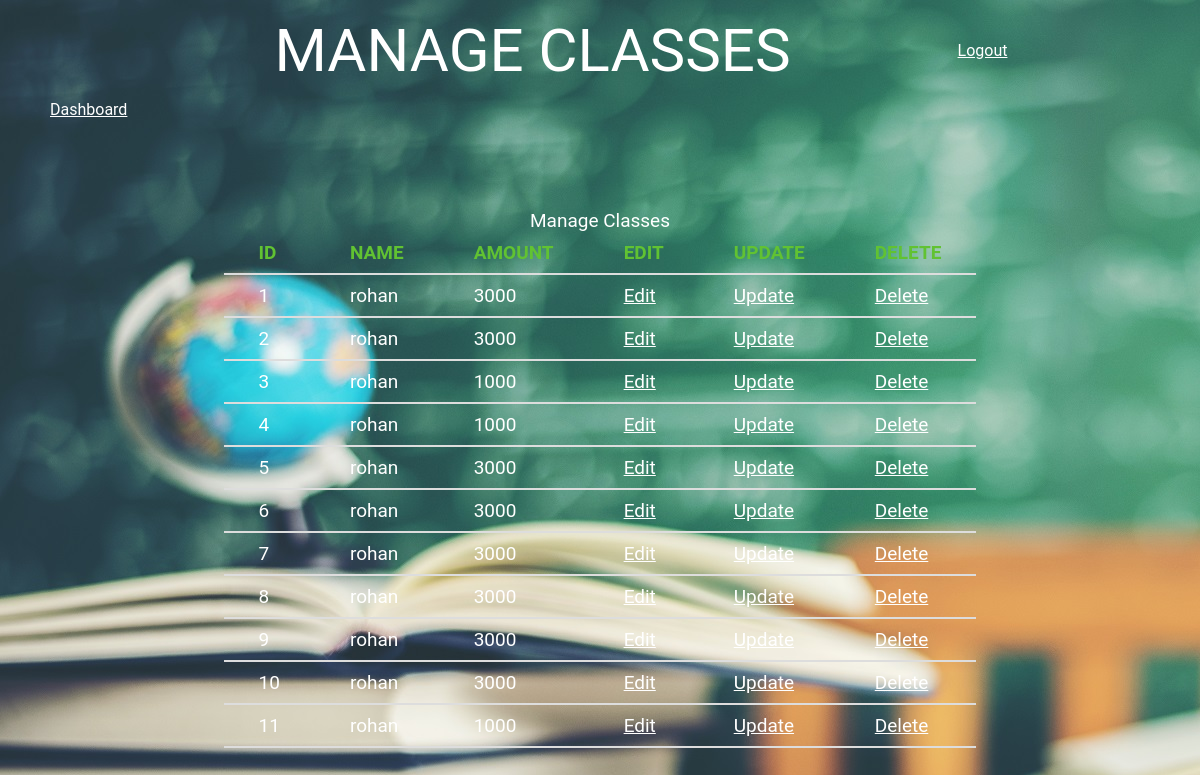
Page /manage_fees.php on the committed database.
### tables this page shows
CREATE TABLE `fees` (
  `id` int(10) NOT NULL,
  `name` varchar(10) NOT NULL,
  `class` varchar(10) NOT NULL,
  `rno` varchar(10) NOT NULL,
  `amount` int(10) NOT NULL,
  `p_amount` int(11) NOT NULL,
  `total` int(10) NOT NULL
);

### manage_fees.php (the view, shortened to what this page needs)
<!DOCTYPE html>
<html>
<head>
     <link rel="stylesheet" href="./style/home.css">
     <link rel="stylesheet" type='text/css' href="./style/manage.css">
</head>
<body>
 <div class="title">
        <a href="dashboard.php"><img src="./images/logo1.png" alt="" class="logo"></a>
        <span class="heading">MANAGE CLASSES</span>
        <a href="logout.php" style="color: white"><span class="fa fa-sign-out fa-2x">Logout</span></a>
    </div>
    <div class="fun">
    <a href="dashboard.php" style="color:white"><span>Dashboard</span></a>
</div>
    <div class="main">
        <?php
            include('connection.php');
            $sql = "SELECT * FROM fees";
            $result = mysqli_query($conn, $sql);
            if (mysqli_num_rows($result) > 0) {
              ?>
              <table>
              <caption>Manage Classes</caption>
                <tr>
                <th>ID</th>
                <th>NAME</th>
                <th>AMOUNT</th>
                <th>EDIT</th>
                <th>UPDATE</th>
                <th>DELETE</th>
                </tr>
                <?php
                while($row = mysqli_fetch_array($result))
                  {
?>
                  <tr>
                  <td> <?php echo $row['id'];?></td>
                  <td> <?php echo $row['name'];?> </td>
                  <td>  <?php echo $row['amount'];?></td>
                  <td><a href="dashboard.php" style="color:white">Edit</a></td>
                  <td><a href="dashboard.php" style="color:white">Update</a></td>
                  <td><a href="dashboard.php" style="color:white">Delete</a></td>
                </tr>
                  <?php
                  }
                  ?>
                </table>
                <?php
            } else {
                echo "0 results";
            }
        ?>
    </div>
</body>
</html>

### style/home.css (style rules this page uses)
body { margin: 0; font-family: 'Roboto', sans-serif; background-image: url("book-with-green-board-background.jpg"); color: white; }
.title { display: grid; grid-template-rows: 50px; grid-template-columns: 150px 1fr 135px 150px ; align-items: center; padding: 25px 0; text-align: center; }
.heading { font-size: 60px; }
.fun { padding-left: 50px; }
.main { display: grid; align-items: center; font-size: 19px; padding-top: 80px; }

### style/manage.css (style rules this page uses)
.main { display: grid; justify-content: center; padding: 40px; }
.main table { margin: 50px auto; }
.main table, th, td { border-collapse: collapse; text-align: left; table-layout: relative; padding: 9px 35px; width: 100%; }
.main th { color: #61c232; }
th, td { border-bottom: 2px solid #ddd; }

### rows in the picture
fees: id "1", name "rohan", amount "3000"
fees: id "2", name "rohan", amount "3000"
fees: id "3", name "rohan", amount "1000"
fees: id "4", name "rohan", amount "1000"
fees: id "5", name "rohan", amount "3000"
fees: id "6", name "rohan", amount "3000"
fees: id "7", name "rohan", amount "3000"
fees: id "8", name "rohan", amount "3000"
fees: id "9", name "rohan", amount "3000"
fees: id "10", name "rohan", amount "3000"
fees: id "11", name "rohan", amount "1000"
